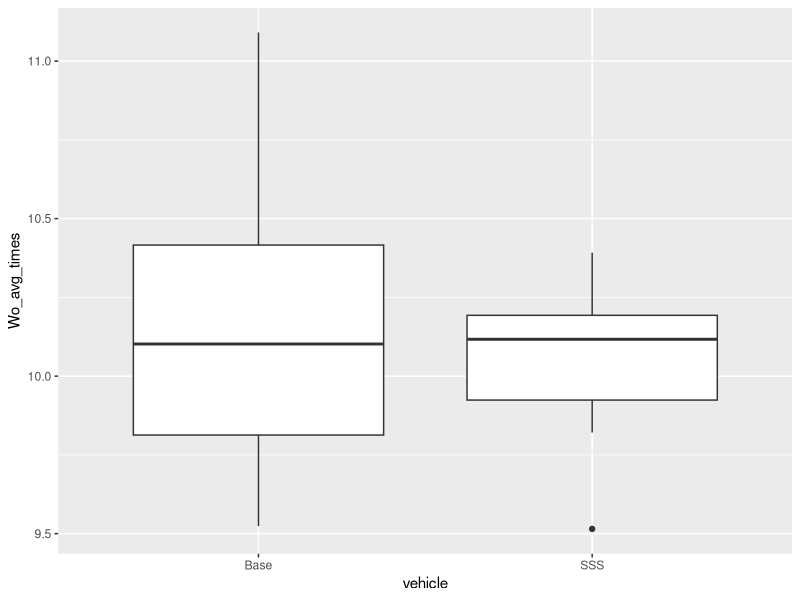

Reproduce this figure in R.
## ---- chunk 1
knitr::opts_chunk$set(echo = FALSE)

data = read.csv("DataTable.csv")

library(ggplot2)
library(dplyr)
library(tidyr)
library(knitr)

## ---- chunk 2
kernel_gen = data %>%
  filter(eval_name=="KernelGen")%>%
  select(map_name, SSS_avg_interventions, SSS_avg_times, SSS_std_dev, SSS_success_rate)
  
kable(kernel_gen)
## ---- chunk 3
reward = data %>%
  filter(eval_name=="RewardTest") %>%
  select(agent_name, rk, constant_reward, SSS_avg_times, SSS_std_dev,  SSS_avg_interventions)%>%
     arrange(agent_name)


kable(reward)
## ---- chunk 4

benchmarks = data %>%
  filter(eval_name=="Performance")%>%
  filter(Wo_avg_times> 1)%>%
  select(agent_name, SSS_avg_times, Wo_avg_times, Wo_success_rate)%>%
   arrange(desc(agent_name))

kable(benchmarks)

## ---- chunk 5

data %>%
  filter(eval_name=="Performance")%>%
  filter(Wo_avg_times>2)%>%
  select(agent_name, Wo_avg_times, Wo_success_rate, vehicle)%>%
  ggplot(aes(x=vehicle, y=Wo_avg_times, group=vehicle))+
  geom_boxplot()
  # coord_cartesian(ylim = c(1, 20))

b =  data %>%
  filter(eval_name=="Performance")%>%
  filter(Wo_avg_times>2)%>%
  select(Wo_avg_times, vehicle, agent_name)%>%
  pivot_wider(names_from = vehicle, values_from = Wo_avg_times)
  # group_by(vehicle)
  
summary(b)
## ---- chunk 6

benchmarks = data %>%
  filter(eval_name=="benchmark")%>%
  select(agent_name, SSS_avg_times, SSS_success_rate, Wo_avg_times, Wo_success_rate)%>%
   arrange(desc(agent_name))

#TODO: get map name then use pivot wider to compare accross maps.

kable(benchmarks)

